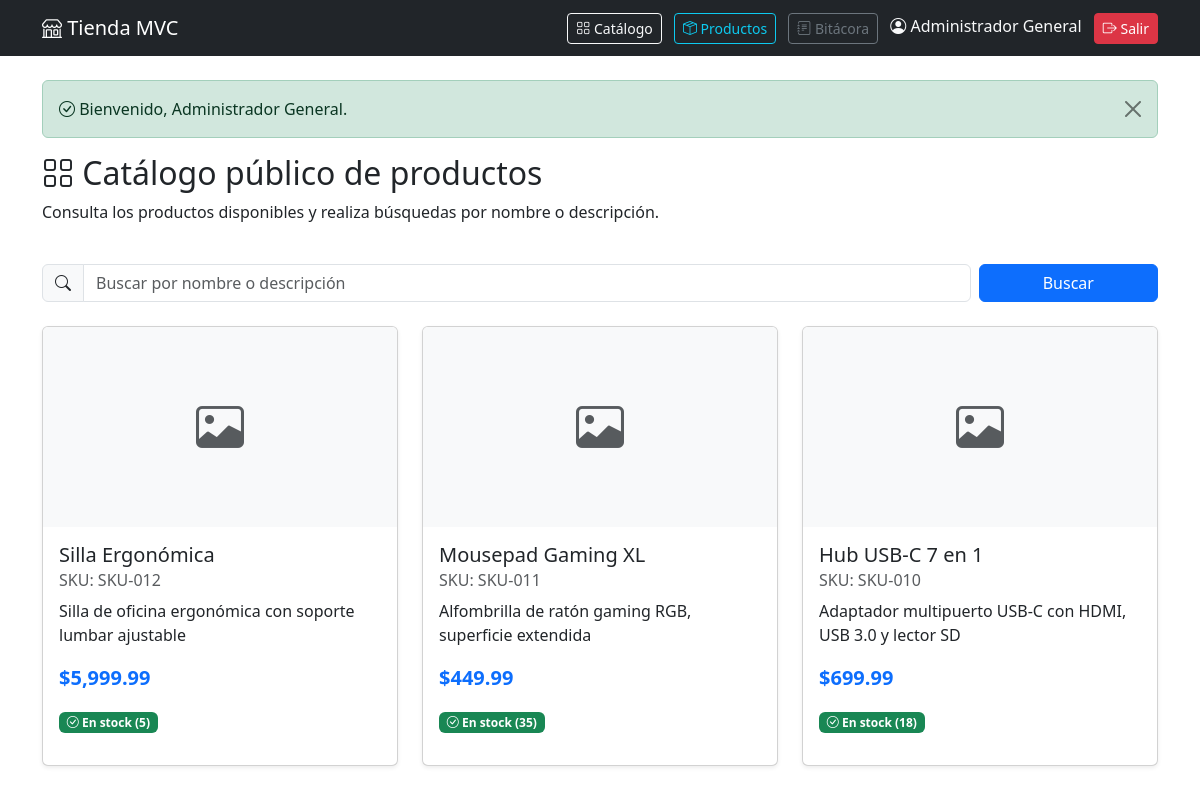
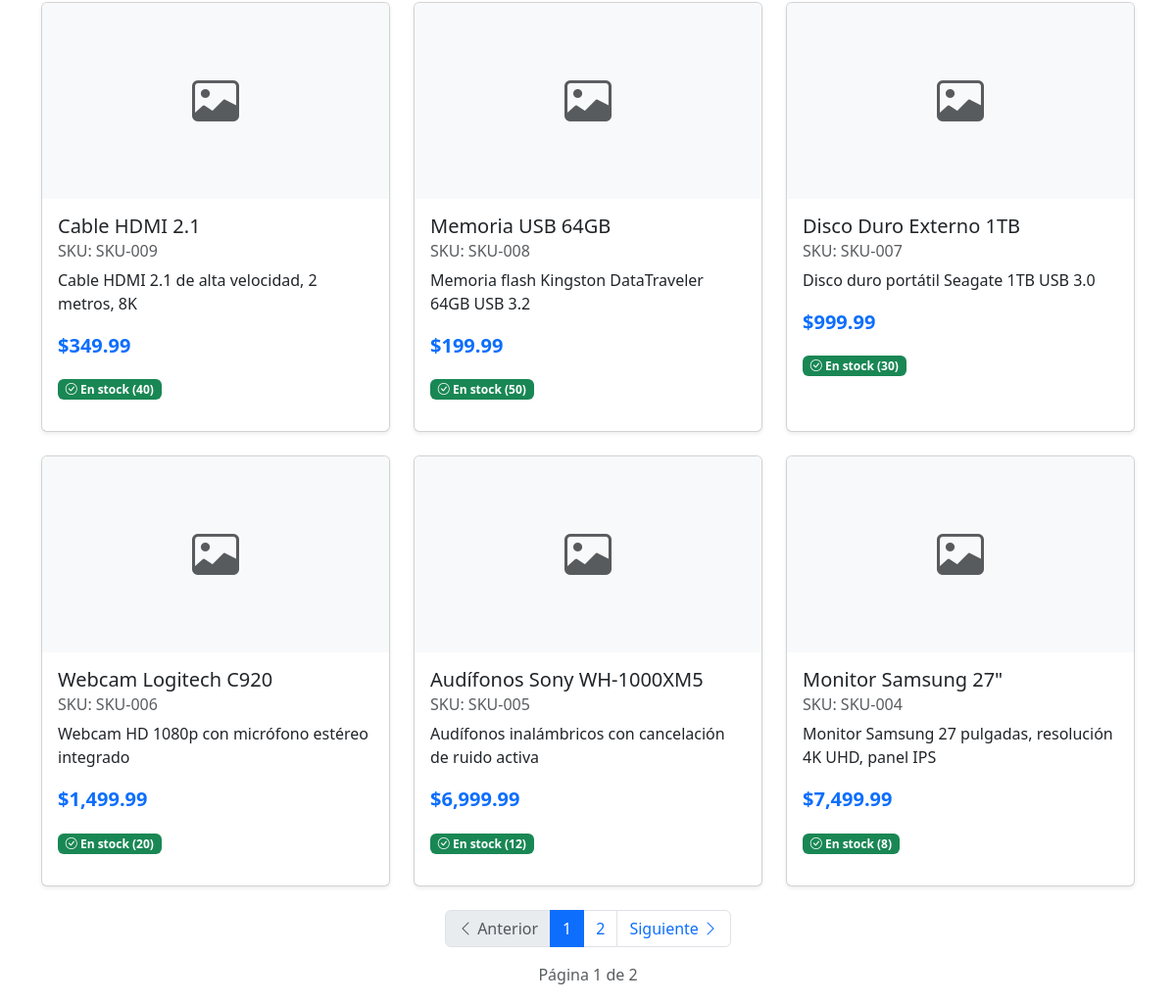
/ (signed in), run on the app's committed database (2 pictures, top to bottom).
### tables this page shows
CREATE TABLE IF NOT EXISTS productos (
    id INT AUTO_INCREMENT PRIMARY KEY,
    sku VARCHAR(50) NOT NULL UNIQUE,
    nombre VARCHAR(100) NOT NULL,
    descripcion TEXT NOT NULL,
    precio_compra DECIMAL(10,2) NOT NULL,
    precio_venta DECIMAL(10,2) NOT NULL,
    existencia INT NOT NULL DEFAULT 0,
    imagen VARCHAR(255) DEFAULT NULL,
    created_at TIMESTAMP DEFAULT CURRENT_TIMESTAMP,
    updated_at TIMESTAMP DEFAULT CURRENT_TIMESTAMP ON UPDATE CURRENT_TIMESTAMP
);

### controllers/PublicController.php (called while the page is built, shortened)
<?php
class PublicController
{
    public function catalogo(): void
    {
        $termino = trim($_GET['buscar'] ?? '');
        $productoModel = new ProductoModel();
        $pagina = max(1, (int)($_GET['pagina'] ?? 1));
        $porPagina = 9;
        $totalProductos = $productoModel->contarBusqueda($termino);
        $totalPaginas = max(1, (int)ceil($totalProductos / $porPagina));
        $pagina = min($pagina, $totalPaginas);
        $productos = $productoModel->buscarPublico($termino, $pagina, $porPagina);
        require_once __DIR__ . '/../views/public/catalogo.php';
    }
}

### config/Database.php (called while the page is built, shortened)
<?php
class Database
{
    private string $host = 'localhost';
    private string $dbName = 'tienda_mvc';
    private string $username = 'root';
    private string $password = '';
    private string $charset = 'utf8mb4';
    public function connect(): PDO
    {
        try {
            $dsn = "mysql:host={$this->host};dbname={$this->dbName};charset={$this->charset}";
            $pdo = new PDO($dsn, $this->username, $this->password);
            $pdo->setAttribute(PDO::ATTR_ERRMODE, PDO::ERRMODE_EXCEPTION);
            $pdo->setAttribute(PDO::ATTR_DEFAULT_FETCH_MODE, PDO::FETCH_ASSOC);
            return $pdo;
        } catch (PDOException $e) {
            die('Error de conexión: ' . $e->getMessage());
        }
    }
}

### models/ProductoModel.php (called while the page is built, shortened)
<?php
class ProductoModel
{
    private PDO $conexion;
    public function __construct()
    {
        $db = new Database();
        $this->conexion = $db->connect();
    }
    public function obtenerPaginado(int $pagina = 1, int $porPagina = 10): array
    {
        try {
            $offset = ($pagina - 1) * $porPagina;
            $sql = 'SELECT * FROM productos ORDER BY id DESC LIMIT :limit OFFSET :offset';
            $stmt = $this->conexion->prepare($sql);
            $stmt->bindParam(':limit', $porPagina, PDO::PARAM_INT);
            $stmt->bindParam(':offset', $offset, PDO::PARAM_INT);
            $stmt->execute();
            return $stmt->fetchAll();
        } catch (PDOException $e) {
            return [];
        }
    }
    public function contarTotal(): int
    {
        try {
            $sql = 'SELECT COUNT(*) as total FROM productos';
            $stmt = $this->conexion->query($sql);
            $result = $stmt->fetch();
            return (int)$result['total'];
        } catch (PDOException $e) {
            return 0;
        }
    }
    public function buscarPublico(string $termino = '', int $pagina = 1, int $porPagina = 9): array
    {
        try {
            if (trim($termino) === '') {
                return $this->obtenerPaginado($pagina, $porPagina);
            }
            $offset = ($pagina - 1) * $porPagina;
            $sql = 'SELECT * FROM productos WHERE nombre LIKE :termino OR
                    descripcion LIKE :termino ORDER BY id DESC LIMIT :limit OFFSET :offset';
            $stmt = $this->conexion->prepare($sql);
            $busqueda = '%' . $termino . '%';
            $stmt->bindParam(':termino', $busqueda);
            $stmt->bindParam(':limit', $porPagina, PDO::PARAM_INT);
            $stmt->bindParam(':offset', $offset, PDO::PARAM_INT);
            $stmt->execute();
            return $stmt->fetchAll();
        } catch (PDOException $e) {
            return [];
        }
    }
    public function contarBusqueda(string $termino = ''): int
    {
        try {
            if (trim($termino) === '') {
                return $this->contarTotal();
            }
            $sql = 'SELECT COUNT(*) as total FROM productos WHERE nombre LIKE :termino OR
                    descripcion LIKE :termino';
            $stmt = $this->conexion->prepare($sql);
            $busqueda = '%' . $termino . '%';
            $stmt->bindParam(':termino', $busqueda);
            $stmt->execute();
            $result = $stmt->fetch();
            return (int)$result['total'];
        } catch (PDOException $e) {
            return 0;
        }
    }
}

### views/public/catalogo.php (the view, shortened to what this page needs)
<?php require_once __DIR__ . '/../layouts/header.php'; ?>
<div class="row mb-4">
    <div class="col-md-8">
        <h2><i class="bi bi-grid"></i> Catálogo público de productos</h2>
        <p>Consulta los productos disponibles y realiza búsquedas por nombre o descripción.</p>
    </div>
</div>
<form method="GET" action="<?= BASE_URL ?>/catalogo" class="row g-2 mb-4">
    <div class="col-md-10">
        <div class="input-group">
            <span class="input-group-text"><i class="bi bi-search"></i></span>
            <input type="text" name="buscar" class="form-control"
                   placeholder="Buscar por nombre o descripción"
                   value="<?= htmlspecialchars($termino ?? ''); ?>">
        </div>
    </div>
    <div class="col-md-2">
        <button type="submit" class="btn btn-primary w-100">Buscar</button>
    </div>
</form>
<div class="row">
    <?php if (!empty($productos)): ?>
        <?php foreach ($productos as $producto): ?>
            <div class="col-md-4 mb-4">
                <div class="card h-100 shadow-sm">
                    <?php if (!empty($producto['imagen'])): ?>
                        <img src="<?= BASE_URL ?>/uploads/<?= htmlspecialchars($producto['imagen']); ?>"
                             class="card-img-top" alt="<?= htmlspecialchars($producto['nombre']); ?>"
                             style="height: 200px; object-fit: cover;">
                    <?php else: ?>
                        <div class="card-img-top bg-light d-flex align-items-center justify-content-center"
                             style="height: 200px;">
                            <i class="bi bi-image text-muted" style="font-size: 3rem;"></i>
                        </div>
                    <?php endif; ?>
                    <div class="card-body">
                        <h5 class="card-title"><?= htmlspecialchars($producto['nombre']); ?></h5>
                        <h6 class="card-subtitle mb-2 text-muted">SKU: <?= htmlspecialchars($producto['sku']); ?></h6>
                        <p class="card-text"><?= htmlspecialchars($producto['descripcion']); ?></p>
                        <p class="fs-5 fw-bold text-primary">$<?= number_format((float)$producto['precio_venta'], 2); ?></p>
                        <p>
                            <?php if ((int)$producto['existencia'] > 0): ?>
                                <span class="badge bg-success"><i class="bi bi-check-circle"></i> En stock (<?= (int)$producto['existencia']; ?>)</span>
                            <?php else: ?>
                                <span class="badge bg-danger"><i class="bi bi-x-circle"></i> Agotado</span>
                            <?php endif; ?>
                        </p>
                    </div>
                </div>
            </div>
        <?php endforeach; ?>
    <?php endif; ?>
</div>
<?php if ($totalPaginas > 1): ?>
<nav aria-label="Paginación del catálogo">
    <ul class="pagination justify-content-center">
        <li class="page-item <?= $pagina <= 1 ? 'disabled' : '' ?>">
            <a class="page-link" href="<?= BASE_URL ?>/catalogo?buscar=<?= urlencode($termino) ?>&pagina=<?= $pagina - 1 ?>">
                <i class="bi bi-chevron-left"></i> Anterior
            </a>
        </li>
        <?php for ($i = 1; $i <= $totalPaginas; $i++): ?>
        <li class="page-item <?= $i === $pagina ? 'active' : '' ?>">
            <a class="page-link" href="<?= BASE_URL ?>/catalogo?buscar=<?= urlencode($termino) ?>&pagina=<?= $i ?>"><?= $i ?></a>
        </li>
        <?php endfor; ?>
        <li class="page-item <?= $pagina >= $totalPaginas ? 'disabled' : '' ?>">
            <a class="page-link" href="<?= BASE_URL ?>/catalogo?buscar=<?= urlencode($termino) ?>&pagina=<?= $pagina + 1 ?>">
                Siguiente <i class="bi bi-chevron-right"></i>
            </a>
        </li>
    </ul>
</nav>
<p class="text-muted text-center">
    Página <?= $pagina ?> de <?= $totalPaginas ?>
</p>
<?php endif; ?>
<?php require_once __DIR__ . '/../layouts/footer.php'; ?>

### data on the page
productos: nombre "Silla Ergonómica", sku "SKU-012", descripcion "Silla de oficina ergonómica con soporte lumbar ajustable", precio_venta "5,999.99", existencia "5"
productos: nombre "Mousepad Gaming XL", sku "SKU-011", descripcion "Alfombrilla de ratón gaming RGB, superficie extendida", precio_venta "449.99", existencia "35"
productos: nombre "Hub USB-C 7 en 1", sku "SKU-010", descripcion "Adaptador multipuerto USB-C con HDMI, USB 3.0 y lector SD", precio_venta "699.99", existencia "18"
productos: nombre "Cable HDMI 2.1", sku "SKU-009", descripcion "Cable HDMI 2.1 de alta velocidad, 2 metros, 8K", precio_venta "349.99", existencia "40"
productos: nombre "Memoria USB 64GB", sku "SKU-008", descripcion "Memoria flash Kingston DataTraveler 64GB USB 3.2", precio_venta "199.99", existencia "50"
productos: nombre "Disco Duro Externo 1TB", sku "SKU-007", descripcion "Disco duro portátil Seagate 1TB USB 3.0", precio_venta "999.99", existencia "30"
productos: nombre "Webcam Logitech C920", sku "SKU-006", descripcion "Webcam HD 1080p con micrófono estéreo integrado", precio_venta "1,499.99", existencia "20"
productos: nombre "Audífonos Sony WH-1000XM5", sku "SKU-005", descripcion "Audífonos inalámbricos con cancelación de ruido activa", precio_venta "6,999.99", existencia "12"
productos: nombre "Monitor Samsung 27\"", sku "SKU-004", descripcion "Monitor Samsung 27 pulgadas, resolución 4K UHD, panel IPS", precio_venta "7,499.99", existencia "8"

### other printed values
$_SESSION['admin']['nombre_completo'] "Administrador General"
$_SESSION['success'] "Bienvenido, Administrador General."
$pagina "1"
$totalPaginas "2"
